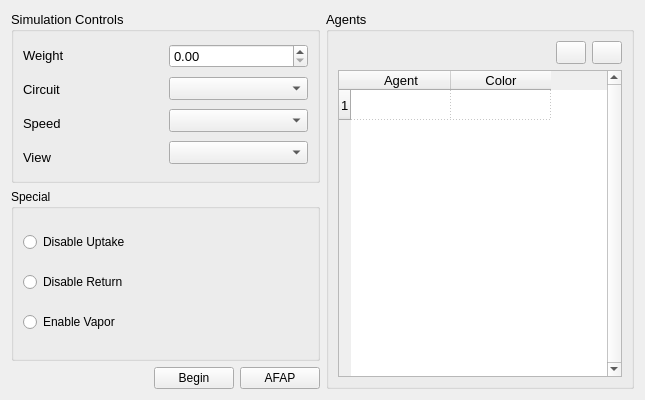
<ui version="4.0" >
 <class>gascontrol</class>
 <widget class="QWidget" name="gascontrol" >
  <property name="geometry" >
   <rect>
    <x>0</x>
    <y>0</y>
    <width>645</width>
    <height>400</height>
   </rect>
  </property>
  <property name="sizePolicy" >
   <sizepolicy vsizetype="Preferred" hsizetype="Preferred" >
    <horstretch>0</horstretch>
    <verstretch>0</verstretch>
   </sizepolicy>
  </property>
  <property name="maximumSize" >
   <size>
    <width>16777215</width>
    <height>16777215</height>
   </size>
  </property>
  <property name="windowTitle" >
   <string>Form</string>
  </property>
  <property name="windowIcon" >
   <iconset resource="../rsc/gasman.qrc" >
    <normaloff>:/images/gasman_sm.png</normaloff>:/images/gasman_sm.png</iconset>
  </property>
  <layout class="QHBoxLayout" >
   <item>
    <layout class="QVBoxLayout" >
     <item>
      <widget class="QGroupBox" name="groupBox" >
       <property name="sizePolicy" >
        <sizepolicy vsizetype="Preferred" hsizetype="Preferred" >
         <horstretch>0</horstretch>
         <verstretch>0</verstretch>
        </sizepolicy>
       </property>
       <property name="font" >
        <font>
         <pointsize>10</pointsize>
        </font>
       </property>
       <property name="title" >
        <string>Simulation Controls</string>
       </property>
       <layout class="QHBoxLayout" >
        <item>
         <layout class="QVBoxLayout" >
          <item>
           <widget class="QLabel" name="label" >
            <property name="text" >
             <string>Weight</string>
            </property>
           </widget>
          </item>
          <item>
           <widget class="QLabel" name="label_2" >
            <property name="text" >
             <string>Circuit</string>
            </property>
           </widget>
          </item>
          <item>
           <widget class="QLabel" name="label_4" >
            <property name="text" >
             <string>Speed</string>
            </property>
           </widget>
          </item>
          <item>
           <widget class="QLabel" name="label_3" >
            <property name="text" >
             <string>View</string>
            </property>
           </widget>
          </item>
         </layout>
        </item>
        <item>
         <layout class="QVBoxLayout" >
          <item>
           <widget class="QDoubleSpinBox" name="weightDoubleSpinBox" />
          </item>
          <item>
           <widget class="QComboBox" name="circuitComboBox" />
          </item>
          <item>
           <widget class="QComboBox" name="speedComboBox" />
          </item>
          <item>
           <widget class="QComboBox" name="viewComboBox" />
          </item>
         </layout>
        </item>
       </layout>
      </widget>
     </item>
     <item>
      <layout class="QVBoxLayout" >
       <item>
        <widget class="QGroupBox" name="specialGroupBox" >
         <property name="title" >
          <string>Special</string>
         </property>
         <layout class="QVBoxLayout" >
          <item>
           <widget class="QRadioButton" name="disUpRadioButton" >
            <property name="text" >
             <string>Disable Uptake</string>
            </property>
            <property name="autoExclusive" >
             <bool>false</bool>
            </property>
           </widget>
          </item>
          <item>
           <widget class="QRadioButton" name="disRetRadioButton" >
            <property name="text" >
             <string>Disable Return</string>
            </property>
            <property name="autoExclusive" >
             <bool>false</bool>
            </property>
           </widget>
          </item>
          <item>
           <widget class="QRadioButton" name="enVapRadioButton" >
            <property name="text" >
             <string>Enable Vapor</string>
            </property>
           </widget>
          </item>
         </layout>
        </widget>
       </item>
      </layout>
     </item>
     <item>
      <layout class="QHBoxLayout" >
       <item>
        <spacer>
         <property name="orientation" >
          <enum>Qt::Horizontal</enum>
         </property>
         <property name="sizeType" >
          <enum>QSizePolicy::Expanding</enum>
         </property>
         <property name="sizeHint" stdset="0" >
          <size>
           <width>40</width>
           <height>20</height>
          </size>
         </property>
        </spacer>
       </item>
       <item>
        <widget class="QPushButton" name="runPushButton" >
         <property name="sizePolicy" >
          <sizepolicy vsizetype="Fixed" hsizetype="Fixed" >
           <horstretch>0</horstretch>
           <verstretch>0</verstretch>
          </sizepolicy>
         </property>
         <property name="minimumSize" >
          <size>
           <width>0</width>
           <height>0</height>
          </size>
         </property>
         <property name="maximumSize" >
          <size>
           <width>16777215</width>
           <height>16777215</height>
          </size>
         </property>
         <property name="text" >
          <string>Begin</string>
         </property>
        </widget>
       </item>
       <item>
        <widget class="QPushButton" name="afapPushButton" >
         <property name="text" >
          <string>AFAP</string>
         </property>
        </widget>
       </item>
      </layout>
     </item>
    </layout>
   </item>
   <item>
    <widget class="QGroupBox" name="agentGroupBox" >
     <property name="sizePolicy" >
      <sizepolicy vsizetype="Preferred" hsizetype="Preferred" >
       <horstretch>0</horstretch>
       <verstretch>0</verstretch>
      </sizepolicy>
     </property>
     <property name="font" >
      <font>
       <pointsize>10</pointsize>
      </font>
     </property>
     <property name="title" >
      <string>Agents</string>
     </property>
     <layout class="QVBoxLayout" >
      <item>
       <layout class="QHBoxLayout" >
        <item>
         <spacer>
          <property name="orientation" >
           <enum>Qt::Horizontal</enum>
          </property>
          <property name="sizeHint" stdset="0" >
           <size>
            <width>40</width>
            <height>20</height>
           </size>
          </property>
         </spacer>
        </item>
        <item>
         <widget class="QPushButton" name="upPushButton" >
          <property name="maximumSize" >
           <size>
            <width>30</width>
            <height>16777215</height>
           </size>
          </property>
          <property name="text" >
           <string/>
          </property>
          <property name="icon" >
           <iconset resource="../rsc/gasman.qrc" >
            <normaloff>:/images/up.png</normaloff>:/images/up.png</iconset>
          </property>
         </widget>
        </item>
        <item>
         <widget class="QPushButton" name="downPushButton" >
          <property name="minimumSize" >
           <size>
            <width>15</width>
            <height>15</height>
           </size>
          </property>
          <property name="maximumSize" >
           <size>
            <width>30</width>
            <height>16777215</height>
           </size>
          </property>
          <property name="text" >
           <string/>
          </property>
          <property name="icon" >
           <iconset resource="../rsc/gasman.qrc" >
            <normaloff>:/images/down.png</normaloff>:/images/down.png</iconset>
          </property>
         </widget>
        </item>
       </layout>
      </item>
      <item>
       <widget class="QTableWidget" name="agentTableWidget" >
        <property name="sizePolicy" >
         <sizepolicy vsizetype="Expanding" hsizetype="Expanding" >
          <horstretch>0</horstretch>
          <verstretch>0</verstretch>
         </sizepolicy>
        </property>
        <property name="contextMenuPolicy" >
         <enum>Qt::ActionsContextMenu</enum>
        </property>
        <property name="frameShape" >
         <enum>QFrame::StyledPanel</enum>
        </property>
        <property name="frameShadow" >
         <enum>QFrame::Sunken</enum>
        </property>
        <property name="verticalScrollBarPolicy" >
         <enum>Qt::ScrollBarAlwaysOn</enum>
        </property>
        <property name="editTriggers" >
         <set>QAbstractItemView::AllEditTriggers</set>
        </property>
        <property name="alternatingRowColors" >
         <bool>true</bool>
        </property>
        <property name="showGrid" >
         <bool>true</bool>
        </property>
        <property name="gridStyle" >
         <enum>Qt::DotLine</enum>
        </property>
        <property name="cornerButtonEnabled" >
         <bool>false</bool>
        </property>
        <property name="rowCount" >
         <number>1</number>
        </property>
        <row/>
        <column>
         <property name="text" >
          <string>Agent</string>
         </property>
        </column>
        <column>
         <property name="text" >
          <string>Color</string>
         </property>
        </column>
       </widget>
      </item>
     </layout>
    </widget>
   </item>
  </layout>
 </widget>
 <resources>
  <include location="../rsc/gasman.qrc" />
 </resources>
 <connections/>
</ui>
